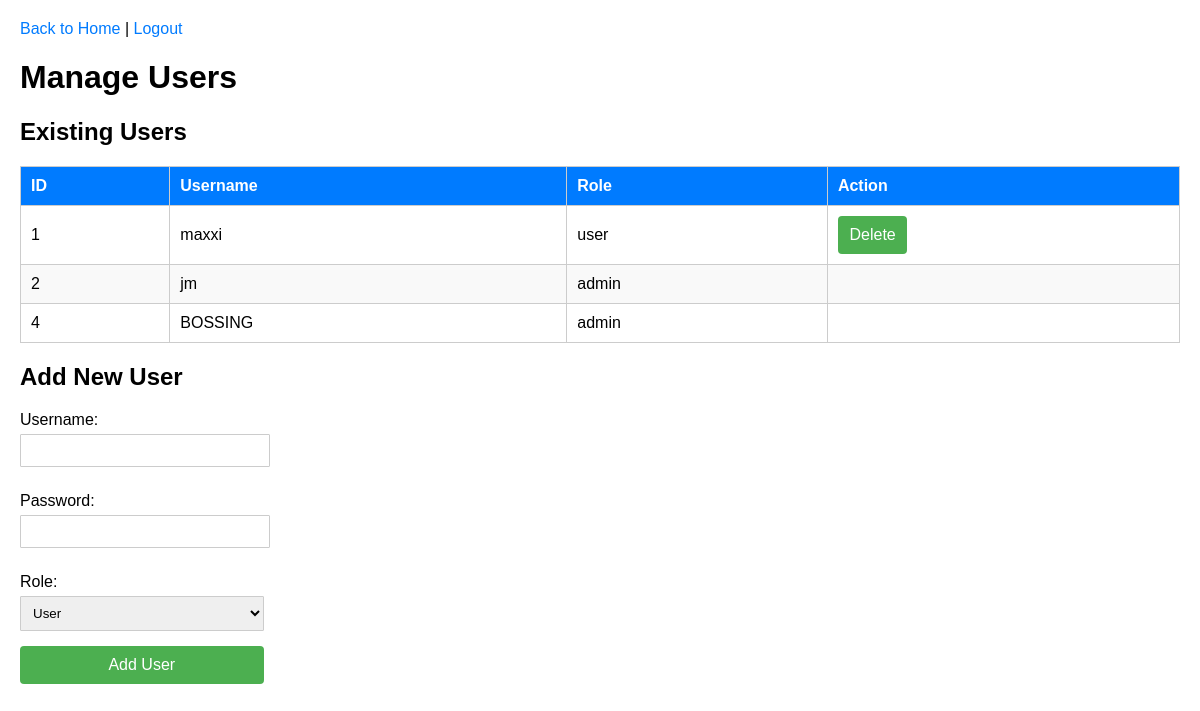
The page /manage_users (signed in) on the database its author committed.
### app.py (models this page shows)
class Account(UserMixin, db.Model):
    id = db.Column(db.Integer, primary_key=True)
    username = db.Column(db.String(50), unique=True, nullable=False)
    password = db.Column(db.String(100), nullable=False)
    role = db.Column(db.String(10), nullable=False)

### app.py (the view)
@app.route('/manage_users', methods=['GET'])
@login_required
def manage_users():
    if current_user.role != 'admin':
        flash('You are not authorized to manage users.', 'danger')
        return redirect(url_for('home_screen'))
    users = Account.query.all()
    return render_template('manage_users.html', users=users)

### app.py (called while the page is built)
@login_manager.user_loader
def load_user(user_id):
    return Account.query.get(int(user_id))

@app.before_request
def restrict_access():
    if current_user.is_authenticated:
        restricted_routes = {
            'admin': [],
            'user': ['delete_resident', 'manage_users'],
        }
        if current_user.role not in restricted_routes:
            return
        if request.endpoint in restricted_routes.get(current_user.role, []):
            flash('You are not authorized to access this page.', 'danger')
            return redirect(url_for('home_screen'))

### templates/manage_users.html (shortened to what this page needs)
<!DOCTYPE html>
<html lang="en">
<head>
</head>
<body>
    <div class="header">
        <a href="{{ url_for('home_screen') }}">Back to Home</a> |
        <a href="{{ url_for('logout') }}">Logout</a>
    </div>
    <h1>Manage Users</h1>
    <h2>Existing Users</h2>
    <table>
        <thead>
            <tr>
                <th>ID</th>
                <th>Username</th>
                <th>Role</th>
                <th>Action</th>
            </tr>
        </thead>
        <tbody>
            {% for user in users %}
            <tr>
                <td>{{ user.id }}</td>
                <td>{{ user.username }}</td>
                <td>{{ user.role }}</td>
                <td>
                    {% if user.role != 'admin' %}
                    <form action="{{ url_for('delete_user', user_id=user.id) }}" method="POST" style="display:inline;">
                        <button type="submit" onclick="return confirm('Are you sure you want to delete this user?');">Delete</button>
                    </form>
                    {% endif %}
                </td>
            </tr>
            {% endfor %}
        </tbody>
    </table>
    <div class="form-container">
        <h2>Add New User</h2>
        <form action="{{ url_for('add_user') }}" method="POST">
            <label for="username">Username:</label>
            <input type="text" id="username" name="username" required><br>
            <label for="password">Password:</label>
            <input type="password" id="password" name="password" required><br>
            <label for="role">Role:</label>
            <select id="role" name="role" required>
                <option value="user">User</option>
            </select><br>
            <button type="submit">Add User</button>
        </form>
    </div>
</body>
</html>

### templates/manage_users.html (style rules this page uses)
body { font-family: Arial, sans-serif; margin: 20px; }
.header { margin-bottom: 20px; }
a { text-decoration: none; color: #007BFF; }
button { width: 21%; padding: 10px; background-color: #4CAF50; color: white; border: none; border-radius: 4px; cursor: pointer; font-size: 16px; }
label { display: block; margin: 10px 0 5px; }
input[type="text"] { width: 20%; padding: 8px; margin-bottom: 15px; border: 1px solid #ccc; border-radius: 1px; }
input[type="password"] { width: 20%; padding: 8px; margin-bottom: 15px; border: 1px solid #ccc; border-radius: 1px; }
select { width: 21%; padding: 8px; margin-bottom: 15px; border: 1px solid #ccc; border-radius: 1px; }
table { width: 100%; border-collapse: collapse; margin-top: 20px; }
th, td { border: 1px solid #ccc; padding: 10px; text-align: left; }
th { background-color: #007BFF; color: white; }
tr:nth-child(even) { background-color: #f9f9f9; }

### rows shown on the page
Account: id "1", username "maxxi", role "user"
Account: id "2", username "jm", role "admin"
Account: id "4", username "BOSSING", role "admin"
